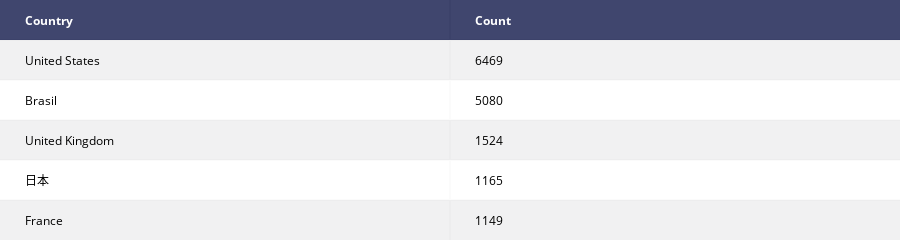
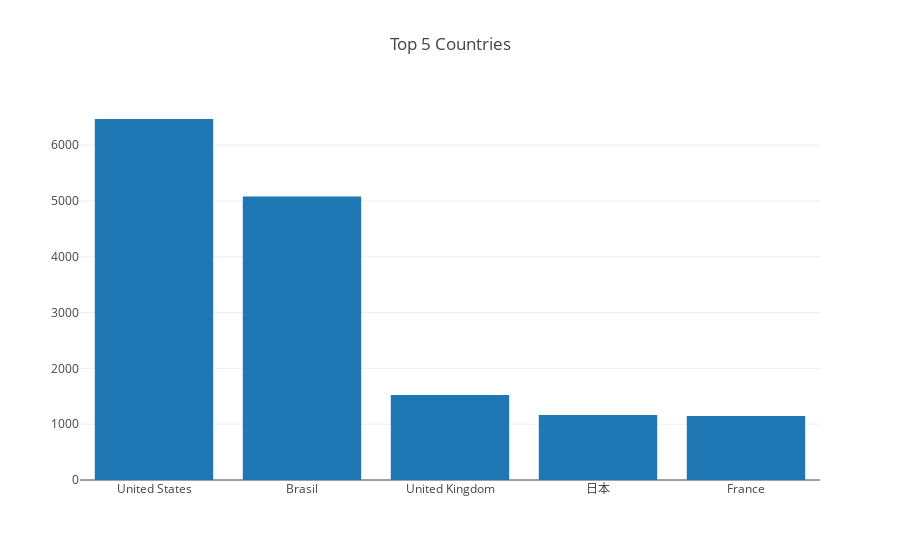

The notebook cell these images were saved under, in order:
### Markdown cell above
## 3. What are the top 5 countries where users tweet most frequently?

### Code cell
result = session.run("MATCH (t:Tweet)<-[:PLACES]-(p:Place) "
                    "RETURN p.country AS Country, count(p) as Count "
                    "ORDER BY Count DESC LIMIT 5")
    
columns = ['Country', 'Count']
plot_graph (result, columns, 'Top 5 Countries')

### Figure 1 — Plotly figure (JSON) as saved in the notebook; plotly's stock layout.template omitted (floating-point values rounded to 4 significant figures)
{"data": [{"colorscale": [[0, "#00083e"], [0.5, "#ededee"], [1, "#ffffff"]], "hoverinfo": "none", "opacity": 0.75, "showscale": false, "type": "heatmap", "z": [[0, 0], [0.5, 0.5], [1, 1], [0.5, 0.5], [1, 1], [0.5, 0.5]]}], "layout": {"annotations": [{"align": "left", "font": {"color": "#ffffff"}, "showarrow": false, "text": "<b>Country</b>", "x": -0.45, "xanchor": "left", "xref": "x1", "y": 0, "yref": "y1"}, {"align": "left", "font": {"color": "#ffffff"}, "showarrow": false, "text": "<b>Count</b>", "x": 0.55, "xanchor": "left", "xref": "x1", "y": 0, "yref": "y1"}, {"align": "left", "font": {"color": "#000000"}, "showarrow": false, "text": "United States", "x": -0.45, "xanchor": "left", "xref": "x1", "y": 1, "yref": "y1"}, {"align": "left", "font": {"color": "#000000"}, "showarrow": false, "text": "6469", "x": 0.55, "xanchor": "left", "xref": "x1", "y": 1, "yref": "y1"}, {"align": "left", "font": {"color": "#000000"}, "showarrow": false, "text": "Brasil", "x": -0.45, "xanchor": "left", "xref": "x1", "y": 2, "yref": "y1"}, {"align": "left", "font": {"color": "#000000"}, "showarrow": false, "text": "5080", "x": 0.55, "xanchor": "left", "xref": "x1", "y": 2, "yref": "y1"}, {"align": "left", "font": {"color": "#000000"}, "showarrow": false, "text": "United Kingdom", "x": -0.45, "xanchor": "left", "xref": "x1", "y": 3, "yref": "y1"}, {"align": "left", "font": {"color": "#000000"}, "showarrow": false, "text": "1524", "x": 0.55, "xanchor": "left", "xref": "x1", "y": 3, "yref": "y1"}, {"align": "left", "font": {"color": "#000000"}, "showarrow": false, "text": "日本", "x": -0.45, "xanchor": "left", "xref": "x1", "y": 4, "yref": "y1"}, {"align": "left", "font": {"color": "#000000"}, "showarrow": false, "text": "1165", "x": 0.55, "xanchor": "left", "xref": "x1", "y": 4, "yref": "y1"}, {"align": "left", "font": {"color": "#000000"}, "showarrow": false, "text": "France", "x": -0.45, "xanchor": "left", "xref": "x1", "y": 5, "yref": "y1"}, {"align": "left", "font": {"color": "#000000"}, "showarrow": false, "text": "1149", "x": 0.55, "xanchor": "left", "xref": "x1", "y": 5, "yref": "y1"}], "height": 230, "margin": {"b": 0, "l": 0, "r": 0, "t": 0}, "xaxis": {"dtick": 1, "gridwidth": 2, "showticklabels": false, "tick0": -0.5, "ticks": "", "zeroline": false}, "yaxis": {"autorange": "reversed", "dtick": 1, "gridwidth": 2, "showticklabels": false, "tick0": 0.5, "ticks": "", "zeroline": false}}}

### Figure 2 — Plotly figure (JSON) as saved in the notebook; plotly's stock layout.template omitted (floating-point values rounded to 4 significant figures)
{"data": [{"type": "bar", "x": ["United States", "Brasil", "United Kingdom", "日本", "France"], "y": [6469, 5080, 1524, 1165, 1149]}], "layout": {"title": "Top 5 Countries"}}
